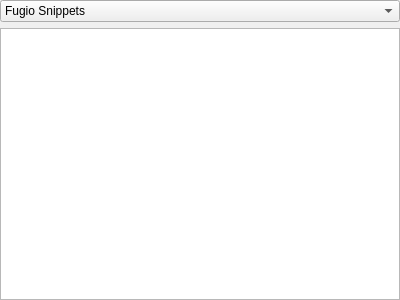
<?xml version="1.0" encoding="UTF-8"?>
<ui version="4.0">
 <class>SnippetsForm</class>
 <widget class="QWidget" name="SnippetsForm">
  <property name="geometry">
   <rect>
    <x>0</x>
    <y>0</y>
    <width>400</width>
    <height>300</height>
   </rect>
  </property>
  <property name="windowTitle">
   <string>Snippets</string>
  </property>
  <layout class="QVBoxLayout" name="verticalLayout">
   <property name="leftMargin">
    <number>0</number>
   </property>
   <property name="topMargin">
    <number>0</number>
   </property>
   <property name="rightMargin">
    <number>0</number>
   </property>
   <property name="bottomMargin">
    <number>0</number>
   </property>
   <item>
    <widget class="QComboBox" name="mSnippetSource">
     <item>
      <property name="text">
       <string>Fugio Snippets</string>
      </property>
     </item>
     <item>
      <property name="text">
       <string>My Snippets</string>
      </property>
     </item>
    </widget>
   </item>
   <item>
    <widget class="QStackedWidget" name="mSnippitStack">
     <widget class="QWidget" name="System">
      <layout class="QVBoxLayout" name="verticalLayout_2">
       <property name="leftMargin">
        <number>0</number>
       </property>
       <property name="topMargin">
        <number>0</number>
       </property>
       <property name="rightMargin">
        <number>0</number>
       </property>
       <property name="bottomMargin">
        <number>0</number>
       </property>
       <item>
        <widget class="QTreeView" name="mSystem">
         <property name="sortingEnabled">
          <bool>true</bool>
         </property>
         <attribute name="headerVisible">
          <bool>false</bool>
         </attribute>
        </widget>
       </item>
      </layout>
     </widget>
     <widget class="QWidget" name="User">
      <layout class="QVBoxLayout" name="verticalLayout_3">
       <property name="leftMargin">
        <number>0</number>
       </property>
       <property name="topMargin">
        <number>0</number>
       </property>
       <property name="rightMargin">
        <number>0</number>
       </property>
       <property name="bottomMargin">
        <number>0</number>
       </property>
       <item>
        <widget class="QTreeView" name="mUser">
         <property name="contextMenuPolicy">
          <enum>Qt::CustomContextMenu</enum>
         </property>
         <property name="sortingEnabled">
          <bool>true</bool>
         </property>
         <attribute name="headerVisible">
          <bool>false</bool>
         </attribute>
        </widget>
       </item>
      </layout>
     </widget>
    </widget>
   </item>
  </layout>
 </widget>
 <resources/>
 <connections/>
</ui>
